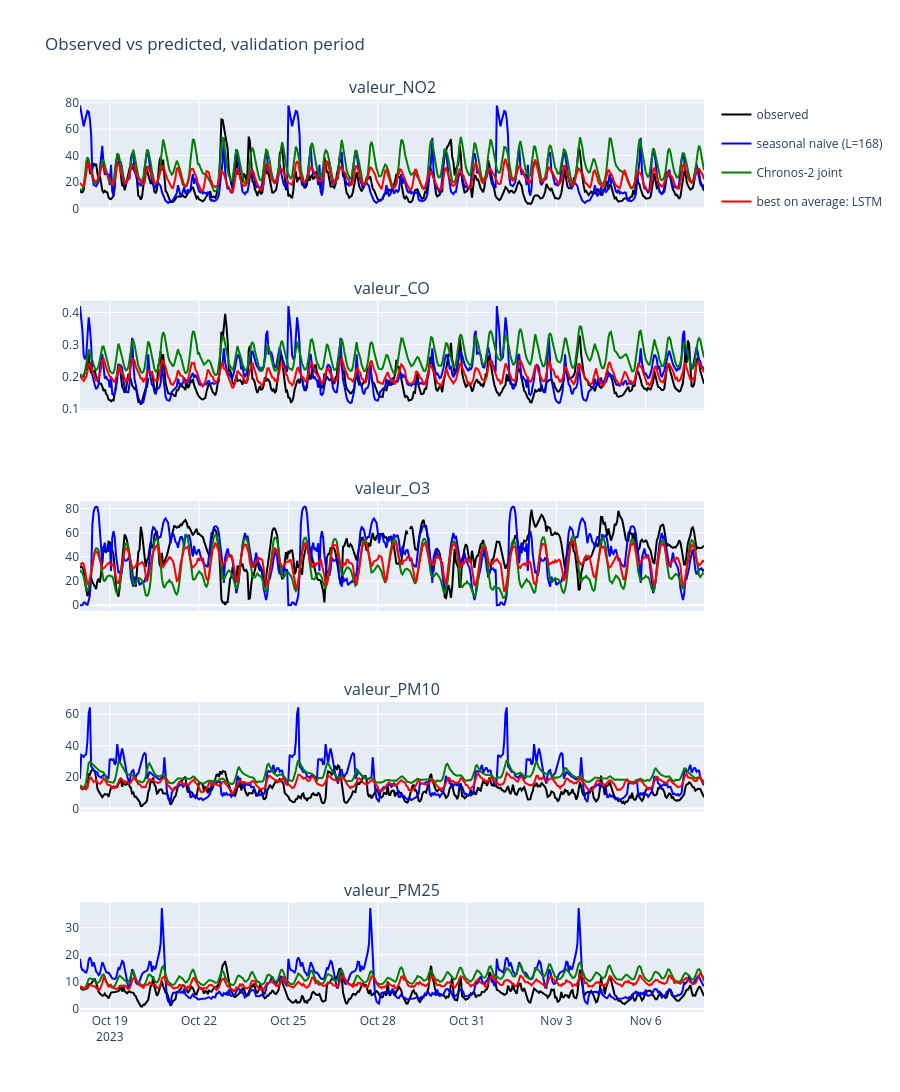

Here is the notebook cell this chart was saved with:
### Markdown cell above
Plot observed vs predicted values.

### Code cell
best_name = results_all["average"].idxmin()
fig = make_subplots(rows=len(pollutants), cols=1, shared_xaxes=True, subplot_titles=pollutants)
for i, col in enumerate(pollutants, start=1):
    for name, series, color in [("observed", val[col], "black"),
                                ("seasonal naive (L=168)", pred_snaive[col], "blue"),
                                ("Chronos-2 joint", pred_chronos_joint[col], "green"),
                                (f"best on average: {best_name}", preds[best_name][col], "red")]:
        fig.add_trace(go.Scatter(x=val.index, y=series, name=name, line=dict(color=color), legendgroup=name, showlegend=(i == 1)), row=i, col=1)
fig.update_layout(title="Observed vs predicted, validation period", height=1200)
fig.show()

### Figure 1 — Plotly figure (JSON) as saved in the notebook; plotly's stock layout.template omitted (floating-point values rounded to 4 significant figures; data arrays with more than 128 entries replaced by an {"elided": "..."} marker saying what was removed)
{"data": [{"legendgroup": "observed", "line": {"color": "black"}, "name": "observed", "showlegend": true, "type": "scatter", "x": {"elided": "504 str values"}, "xaxis": "x", "y": {"elided": "504 float values"}, "yaxis": "y"}, {"legendgroup": "seasonal naive (L=168)", "line": {"color": "blue"}, "name": "seasonal naive (L=168)", "showlegend": true, "type": "scatter", "x": {"elided": "504 str values"}, "xaxis": "x", "y": {"elided": "504 float values"}, "yaxis": "y"}, {"legendgroup": "Chronos-2 joint", "line": {"color": "green"}, "name": "Chronos-2 joint", "showlegend": true, "type": "scatter", "x": {"elided": "504 str values"}, "xaxis": "x", "y": {"elided": "504 float values"}, "yaxis": "y"}, {"legendgroup": "best on average: LSTM", "line": {"color": "red"}, "name": "best on average: LSTM", "showlegend": true, "type": "scatter", "x": {"elided": "504 str values"}, "xaxis": "x", "y": {"elided": "504 float values"}, "yaxis": "y"}, {"legendgroup": "observed", "line": {"color": "black"}, "name": "observed", "showlegend": false, "type": "scatter", "x": {"elided": "504 str values"}, "xaxis": "x2", "y": {"elided": "504 float values"}, "yaxis": "y2"}, {"legendgroup": "seasonal naive (L=168)", "line": {"color": "blue"}, "name": "seasonal naive (L=168)", "showlegend": false, "type": "scatter", "x": {"elided": "504 str values"}, "xaxis": "x2", "y": {"elided": "504 float values"}, "yaxis": "y2"}, {"legendgroup": "Chronos-2 joint", "line": {"color": "green"}, "name": "Chronos-2 joint", "showlegend": false, "type": "scatter", "x": {"elided": "504 str values"}, "xaxis": "x2", "y": {"elided": "504 float values"}, "yaxis": "y2"}, {"legendgroup": "best on average: LSTM", "line": {"color": "red"}, "name": "best on average: LSTM", "showlegend": false, "type": "scatter", "x": {"elided": "504 str values"}, "xaxis": "x2", "y": {"elided": "504 float values"}, "yaxis": "y2"}, {"legendgroup": "observed", "line": {"color": "black"}, "name": "observed", "showlegend": false, "type": "scatter", "x": {"elided": "504 str values"}, "xaxis": "x3", "y": {"elided": "504 float values"}, "yaxis": "y3"}, {"legendgroup": "seasonal naive (L=168)", "line": {"color": "blue"}, "name": "seasonal naive (L=168)", "showlegend": false, "type": "scatter", "x": {"elided": "504 str values"}, "xaxis": "x3", "y": {"elided": "504 float values"}, "yaxis": "y3"}, {"legendgroup": "Chronos-2 joint", "line": {"color": "green"}, "name": "Chronos-2 joint", "showlegend": false, "type": "scatter", "x": {"elided": "504 str values"}, "xaxis": "x3", "y": {"elided": "504 float values"}, "yaxis": "y3"}, {"legendgroup": "best on average: LSTM", "line": {"color": "red"}, "name": "best on average: LSTM", "showlegend": false, "type": "scatter", "x": {"elided": "504 str values"}, "xaxis": "x3", "y": {"elided": "504 float values"}, "yaxis": "y3"}, {"legendgroup": "observed", "line": {"color": "black"}, "name": "observed", "showlegend": false, "type": "scatter", "x": {"elided": "504 str values"}, "xaxis": "x4", "y": {"elided": "504 float values"}, "yaxis": "y4"}, {"legendgroup": "seasonal naive (L=168)", "line": {"color": "blue"}, "name": "seasonal naive (L=168)", "showlegend": false, "type": "scatter", "x": {"elided": "504 str values"}, "xaxis": "x4", "y": {"elided": "504 float values"}, "yaxis": "y4"}, {"legendgroup": "Chronos-2 joint", "line": {"color": "green"}, "name": "Chronos-2 joint", "showlegend": false, "type": "scatter", "x": {"elided": "504 str values"}, "xaxis": "x4", "y": {"elided": "504 float values"}, "yaxis": "y4"}, {"legendgroup": "best on average: LSTM", "line": {"color": "red"}, "name": "best on average: LSTM", "showlegend": false, "type": "scatter", "x": {"elided": "504 str values"}, "xaxis": "x4", "y": {"elided": "504 float values"}, "yaxis": "y4"}, {"legendgroup": "observed", "line": {"color": "black"}, "name": "observed", "showlegend": false, "type": "scatter", "x": {"elided": "504 str values"}, "xaxis": "x5", "y": {"elided": "504 float values"}, "yaxis": "y5"}, {"legendgroup": "seasonal naive (L=168)", "line": {"color": "blue"}, "name": "seasonal naive (L=168)", "showlegend": false, "type": "scatter", "x": {"elided": "504 str values"}, "xaxis": "x5", "y": {"elided": "504 float values"}, "yaxis": "y5"}, {"legendgroup": "Chronos-2 joint", "line": {"color": "green"}, "name": "Chronos-2 joint", "showlegend": false, "type": "scatter", "x": {"elided": "504 str values"}, "xaxis": "x5", "y": {"elided": "504 float values"}, "yaxis": "y5"}, {"legendgroup": "best on average: LSTM", "line": {"color": "red"}, "name": "best on average: LSTM", "showlegend": false, "type": "scatter", "x": {"elided": "504 str values"}, "xaxis": "x5", "y": {"elided": "504 float values"}, "yaxis": "y5"}], "layout": {"annotations": [{"font": {"size": 16}, "showarrow": false, "text": "valeur_NO2", "x": 0.5, "xanchor": "center", "xref": "paper", "y": 1, "yanchor": "bottom", "yref": "paper"}, {"font": {"size": 16}, "showarrow": false, "text": "valeur_CO", "x": 0.5, "xanchor": "center", "xref": "paper", "y": 0.78, "yanchor": "bottom", "yref": "paper"}, {"font": {"size": 16}, "showarrow": false, "text": "valeur_O3", "x": 0.5, "xanchor": "center", "xref": "paper", "y": 0.56, "yanchor": "bottom", "yref": "paper"}, {"font": {"size": 16}, "showarrow": false, "text": "valeur_PM10", "x": 0.5, "xanchor": "center", "xref": "paper", "y": 0.34, "yanchor": "bottom", "yref": "paper"}, {"font": {"size": 16}, "showarrow": false, "text": "valeur_PM25", "x": 0.5, "xanchor": "center", "xref": "paper", "y": 0.12, "yanchor": "bottom", "yref": "paper"}], "height": 1200, "title": {"text": "Observed vs predicted, validation period"}, "xaxis": {"anchor": "y", "domain": [0, 1], "matches": "x5", "showticklabels": false}, "xaxis2": {"anchor": "y2", "domain": [0, 1], "matches": "x5", "showticklabels": false}, "xaxis3": {"anchor": "y3", "domain": [0, 1], "matches": "x5", "showticklabels": false}, "xaxis4": {"anchor": "y4", "domain": [0, 1], "matches": "x5", "showticklabels": false}, "xaxis5": {"anchor": "y5", "domain": [0, 1]}, "yaxis": {"anchor": "x", "domain": [0.88, 1]}, "yaxis2": {"anchor": "x2", "domain": [0.66, 0.78]}, "yaxis3": {"anchor": "x3", "domain": [0.44, 0.56]}, "yaxis4": {"anchor": "x4", "domain": [0.22, 0.34]}, "yaxis5": {"anchor": "x5", "domain": [0, 0.12]}}}
